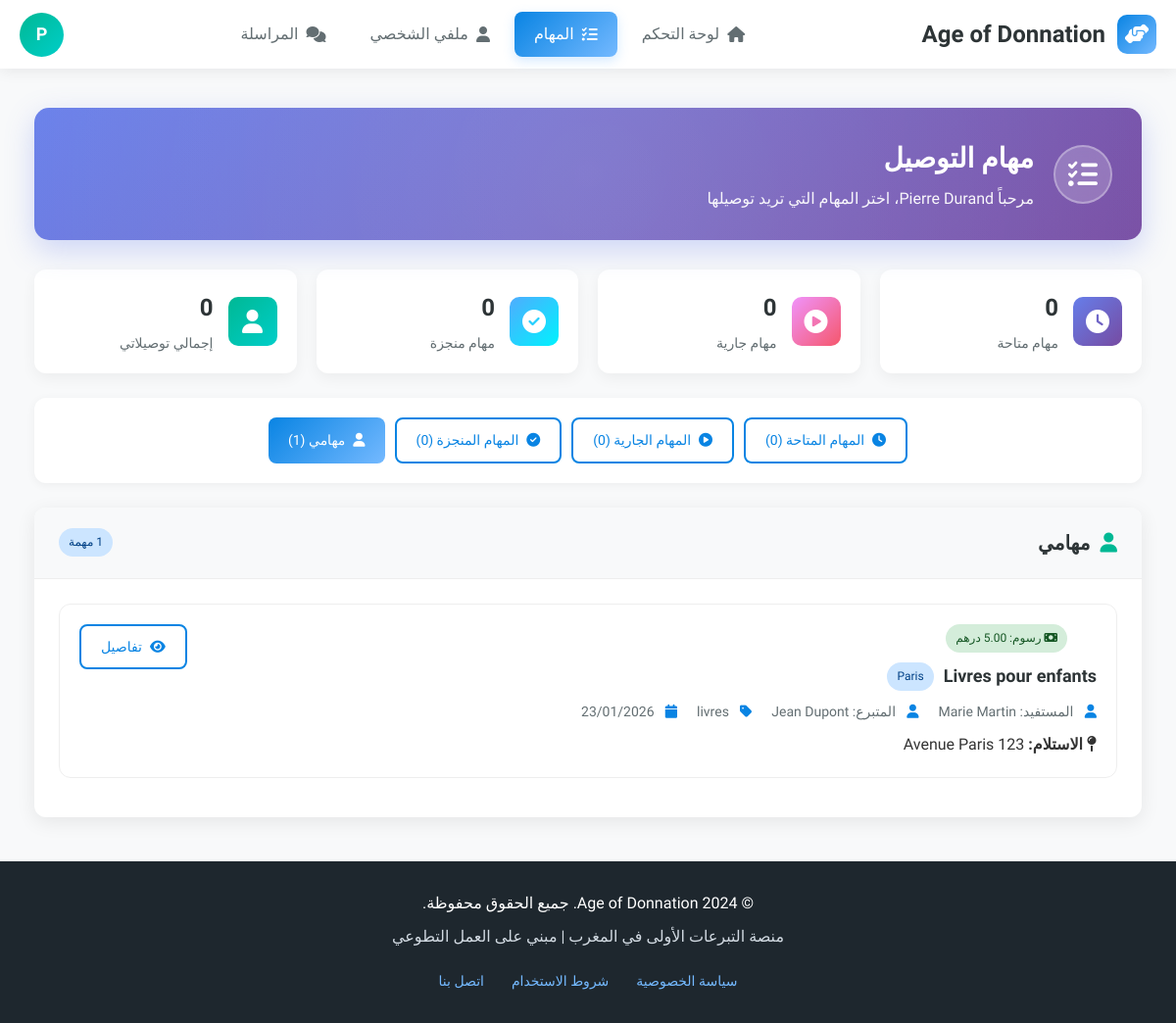
The app's page /livreur/missions.php?filter=mes (signed in) with its own data.
### tables this page shows
CREATE TABLE `users` (
  `id` INT(11) NOT NULL AUTO_INCREMENT,
  `nom` VARCHAR(100) NOT NULL,
  `email` VARCHAR(255) NOT NULL,
  `password` VARCHAR(255) NOT NULL,
  `type` ENUM('donateur','beneficiaire','livreur','admin') NOT NULL,
  `telephone` VARCHAR(20) DEFAULT NULL,
  `adresse` TEXT DEFAULT NULL,
  `ville` VARCHAR(100) DEFAULT NULL,
  `status` ENUM('active','inactive','pending') DEFAULT 'active',
  `reset_token` VARCHAR(100) DEFAULT NULL,
  `reset_expires` DATETIME DEFAULT NULL,
  `created_at` TIMESTAMP NOT NULL DEFAULT CURRENT_TIMESTAMP,
  `updated_at` TIMESTAMP NOT NULL DEFAULT CURRENT_TIMESTAMP ON UPDATE CURRENT_TIMESTAMP,
  PRIMARY KEY (`id`),
  UNIQUE KEY `email` (`email`)
);

CREATE TABLE `livreurs` (
  `user_id` INT(11) NOT NULL,
  `vehicule_type` ENUM('velo','moto','voiture','camion') NOT NULL,
  `plaque_immatriculation` VARCHAR(50) DEFAULT NULL,
  `zone_intervention` TEXT DEFAULT NULL,
  `statut` ENUM('actif','inactif','en_conge') DEFAULT 'actif',
  `note_moyenne` DECIMAL(3,2) DEFAULT 5.00,
  `nombre_livraisons` INT DEFAULT 0,
  `date_activation` DATETIME DEFAULT NULL,
  `documents_verifies` BOOLEAN DEFAULT FALSE,
  `created_at` TIMESTAMP NOT NULL DEFAULT CURRENT_TIMESTAMP,
  `updated_at` TIMESTAMP NOT NULL DEFAULT CURRENT_TIMESTAMP ON UPDATE CURRENT_TIMESTAMP,
  PRIMARY KEY (`user_id`),
  CONSTRAINT `livreurs_ibfk_1`
    FOREIGN KEY (`user_id`) REFERENCES `users` (`id`)
    ON DELETE CASCADE
);

CREATE TABLE `livraisons` (
  `id` INT(11) NOT NULL AUTO_INCREMENT,
  `demande_id` INT(11) NOT NULL,
  `livreur_id` INT(11) DEFAULT NULL,
  `frais_livraison` DECIMAL(10,2) DEFAULT 0.00,
  `code_postal` VARCHAR(10) DEFAULT NULL,
  `ville` VARCHAR(100) DEFAULT NULL,
  `instructions` TEXT DEFAULT NULL,
  `date_livraison` DATETIME DEFAULT NULL,
  `photo_livraison` VARCHAR(255) DEFAULT NULL,
  `signature` VARCHAR(255) DEFAULT NULL,
  `statut` ENUM('en_attente','assignee','en_cours','livree','annulee') DEFAULT 'en_attente',
  `created_at` TIMESTAMP NOT NULL DEFAULT CURRENT_TIMESTAMP,
  PRIMARY KEY (`id`),
  KEY `demande_id` (`demande_id`),
  KEY `livreur_id` (`livreur_id`),
  CONSTRAINT `livraisons_ibfk_1`
    FOREIGN KEY (`demande_id`) REFERENCES `demandes` (`id`)
    ON DELETE CASCADE,
  CONSTRAINT `livraisons_ibfk_2`
    FOREIGN KEY (`livreur_id`) REFERENCES `users` (`id`)
    ON DELETE SET NULL
);

CREATE TABLE `dons` (
  `id` INT(11) NOT NULL AUTO_INCREMENT,
  `donateur_id` INT(11) NOT NULL,
  `titre` VARCHAR(255) NOT NULL,
  `description` TEXT NOT NULL,
  `photo_principale` VARCHAR(255) DEFAULT NULL,
  `categorie` ENUM('vetements','nourriture','meubles','livres','electromenager','divers') NOT NULL,
  `etat` ENUM('neuf','bon_etat','usage') NOT NULL,
  `adresse_retrait` TEXT DEFAULT NULL,
  `ville` VARCHAR(100) DEFAULT NULL,
  `livraison_option` ENUM('none','fifty','full') DEFAULT 'none',
  `statut` ENUM('disponible','reserve','donne','expire') DEFAULT 'disponible',
  `is_deleted` TINYINT(1) DEFAULT 0,
  `deleted_at` TIMESTAMP NULL DEFAULT NULL,
  `created_at` TIMESTAMP NOT NULL DEFAULT CURRENT_TIMESTAMP,
  `updated_at` TIMESTAMP NOT NULL DEFAULT CURRENT_TIMESTAMP ON UPDATE CURRENT_TIMESTAMP,
  PRIMARY KEY (`id`),
  KEY `donateur_id` (`donateur_id`),
  CONSTRAINT `dons_ibfk_1`
    FOREIGN KEY (`donateur_id`) REFERENCES `users` (`id`)
    ON DELETE CASCADE
);

### livreur/missions.php (the view, shortened to what this page needs)
<?php
$database = new Database();
$db = $database->getConnection();
$user_id = $_SESSION['user_id'];
$query_user = "SELECT * FROM users WHERE id = :user_id";
$stmt_user = $db->prepare($query_user);
$stmt_user->bindParam(":user_id", $user_id);
$stmt_user->execute();
$current_user = $stmt_user->fetch(PDO::FETCH_ASSOC);
$query_livreur = "SELECT l.*, u.nom, u.email, u.telephone, u.ville, u.adresse
                 FROM livreurs l
                 INNER JOIN users u ON l.user_id = u.id
                 WHERE l.user_id = :user_id";
$stmt_livreur = $db->prepare($query_livreur);
$stmt_livreur->bindParam(":user_id", $user_id);
$stmt_livreur->execute();
$livreur = $stmt_livreur->fetch(PDO::FETCH_ASSOC);
$filter = isset($_GET['filter']) ? $_GET['filter'] : 'disponibles';
$selected_ville = isset($_GET['ville']) ? $_GET['ville'] : '';
$query = "
    SELECT
        l.id,
        l.demande_id,
        l.livreur_id,
        l.frais_livraison,
        l.statut,
        l.created_at,
        l.ville,
        d.id as don_id,
        d.titre as don_titre,
        d.description as don_description,
        d.categorie,
        d.etat,
        d.adresse_retrait,
        d.ville as don_ville,
        u_benef.id as beneficiaire_id,
        u_benef.nom as beneficiaire_nom,
        u_benef.telephone as beneficiaire_telephone,
        u_benef.adresse as beneficiaire_adresse,
        u_don.nom as donateur_nom,
        u_don.telephone as donateur_telephone,
        de.message_demande
    FROM livraisons l
    INNER JOIN demandes de ON l.demande_id = de.id
    INNER JOIN dons d ON de.don_id = d.id
    INNER JOIN users u_benef ON de.beneficiaire_id = u_benef.id
    INNER JOIN users u_don ON d.donateur_id = u_don.id
    WHERE 1=1
";
$params = [];
if($filter == 'disponibles') {
    $query .= " AND l.livreur_id IS NULL";
    if(!empty($selected_ville)) {
        $query .= " AND d.ville = :ville";
        $params[':ville'] = $selected_ville;
    }
} elseif($filter == 'en_cours') {
    $query .= " AND l.livreur_id = :user_id AND l.statut IN ('assignee', 'en_cours')";
    $params[':user_id'] = $user_id;
} elseif($filter == 'terminees') {
    $query .= " AND l.livreur_id = :user_id AND l.statut = 'livree'";
    $params[':user_id'] = $user_id;
} elseif($filter == 'mes') {
    $query .= " AND l.livreur_id = :user_id";
    $params[':user_id'] = $user_id;
}
$query .= " ORDER BY l.created_at DESC";
$stmt = $db->prepare($query);
foreach($params as $key => $value) {
    $stmt->bindValue($key, $value);
}
$stmt->execute();
$missions = $stmt->fetchAll(PDO::FETCH_ASSOC);
$count_query = "
    SELECT
        COUNT(CASE WHEN l.livreur_id IS NULL THEN 1 END) as disponibles,
        COUNT(CASE WHEN l.livreur_id = :user_id AND l.statut IN ('assignee', 'en_cours') THEN 1 END) as en_cours,
        COUNT(CASE WHEN l.livreur_id = :user_id AND l.statut = 'livree' THEN 1 END) as terminees,
        COUNT(CASE WHEN l.livreur_id = :user_id THEN 1 END) as total_mes
    FROM livraisons l
";
$count_stmt = $db->prepare($count_query);
$count_stmt->bindParam(":user_id", $user_id);
$count_stmt->execute();
$counts = $count_stmt->fetch(PDO::FETCH_ASSOC);
?>
<!DOCTYPE html>
<html lang="fr" dir="rtl">
<head>
    <link rel="stylesheet" href="https://cdnjs.cloudflare.com/ajax/libs/font-awesome/6.4.0/css/all.min.css">
</head>
<body>
    <nav class="navbar">
        <a href="../index.php" class="logo">
            <div class="logo-icon">
                <i class="fas fa-hands-helping"></i>
            </div>
            <span>Age of Donnation</span>
        </a>
        <ul class="nav-links" id="navLinks">
            <li class="nav-item"><a href="dashboard.php" class="nav-link"><i class="fas fa-home"></i> لوحة التحكم</a></li>
            <li class="nav-item"><a href="missions.php" class="nav-link active"><i class="fas fa-tasks"></i> المهام</a></li>
            <li class="nav-item"><a href="profile.php" class="nav-link"><i class="fas fa-user"></i> ملفي الشخصي</a></li>
            <li class="nav-item"><a href="messagerie.php" class="nav-link"><i class="fas fa-comments"></i> المراسلة</a></li>
        </ul>
        <div class="user-menu">
            <div class="user-avatar" onclick="toggleDropdown()">
                <?php echo strtoupper(substr($current_user['nom'], 0, 1)); ?>
            </div>
        </div>
    </nav>
    <div class="main-content">
        <div class="container">
            <div class="welcome-section">
                <div class="welcome-content">
                    <div class="welcome-icon">
                        <i class="fas fa-tasks"></i>
                    </div>
                    <div class="welcome-text">
                        <h1>مهام التوصيل</h1>
                        <p>مرحباً <?php echo htmlspecialchars($current_user['nom']); ?>، اختر المهام التي تريد توصيلها</p>
                    </div>
                </div>
            </div>
            <div class="stats-grid">
                <div class="stat-card">
                    <div class="stat-icon" style="background: linear-gradient(135deg, #667eea, #764ba2);">
                        <i class="fas fa-clock"></i>
                    </div>
                    <div class="stat-content">
                        <h3><?php echo $counts['disponibles'] ?? 0; ?></h3>
                        <p>مهام متاحة</p>
                    </div>
                </div>
                <div class="stat-card">
                    <div class="stat-icon" style="background: linear-gradient(135deg, #f093fb, #f5576c);">
                        <i class="fas fa-play-circle"></i>
                    </div>
                    <div class="stat-content">
                        <h3><?php echo $counts['en_cours'] ?? 0; ?></h3>
                        <p>مهام جارية</p>
                    </div>
                </div>
                <div class="stat-card">
                    <div class="stat-icon" style="background: linear-gradient(135deg, #4facfe, #00f2fe);">
                        <i class="fas fa-check-circle"></i>
                    </div>
                    <div class="stat-content">
                        <h3><?php echo $counts['terminees'] ?? 0; ?></h3>
                        <p>مهام منجزة</p>
                    </div>
                </div>
                <div class="stat-card">
                    <div class="stat-icon" style="background: linear-gradient(135deg, #00b894, #00cec9);">
                        <i class="fas fa-user"></i>
                    </div>
                    <div class="stat-content">
                        <h3><?php echo $livreur['nombre_livraisons'] ?? 0; ?></h3>
                        <p>إجمالي توصيلاتي</p>
                    </div>
                </div>
            </div>
            <div class="filters">
                <div style="display: flex; gap: 10px; flex-wrap: wrap; justify-content: center;">
                    <a href="?filter=disponibles<?php echo !empty($selected_ville) ? '&ville='.urlencode($selected_ville) : ''; ?>"
                       class="btn <?php echo $filter == 'disponibles' ? 'btn-primary' : 'btn-outline'; ?>">
                        <i class="fas fa-clock"></i> المهام المتاحة (<?php echo $counts['disponibles'] ?? 0; ?>)
                    </a>
                    <a href="?filter=en_cours" class="btn <?php echo $filter == 'en_cours' ? 'btn-primary' : 'btn-outline'; ?>">
                        <i class="fas fa-play-circle"></i> المهام الجارية (<?php echo $counts['en_cours'] ?? 0; ?>)
                    </a>
                    <a href="?filter=terminees" class="btn <?php echo $filter == 'terminees' ? 'btn-primary' : 'btn-outline'; ?>">
                        <i class="fas fa-check-circle"></i> المهام المنجزة (<?php echo $counts['terminees'] ?? 0; ?>)
                    </a>
                    <a href="?filter=mes" class="btn <?php echo $filter == 'mes' ? 'btn-primary' : 'btn-outline'; ?>">
                        <i class="fas fa-user"></i> مهامي (<?php echo $counts['total_mes'] ?? 0; ?>)
                    </a>
                </div>
            </div>
            <div class="card">
                <div class="card-header">
                    <h3>
                        <?php
                        switch($filter) {
                            case 'mes':
                                echo '<i class="fas fa-user" style="color: #00b894;"></i> مهامي';
                                break;
                        }
                        ?>
                    </h3>
                    <span class="badge badge-primary"><?php echo count($missions); ?> مهمة</span>
                </div>
                <div class="card-body">
                    <?php if(empty($missions)): ?>
                        <div class="empty-state">
                            <i class="fas fa-box-open"></i>
                            <h3>لا توجد مهام</h3>
                            <p>
                                <?php
                                if($filter == 'disponibles') {
                                    echo 'لا توجد مهام متاحة حالياً';
                                } elseif($filter == 'en_cours') {
                                    echo 'ليس لديك مهام جارية';
                                } elseif($filter == 'terminees') {
                                    echo 'لم تقم بإنجاز أي مهمة بعد';
                                } else {
                                    echo 'لا توجد مهام';
                                }
                                ?>
                            </p>
                            <?php if($filter != 'disponibles'): ?>
                                <a href="?filter=disponibles" class="btn btn-primary" style="margin-top: 15px;">
                                    <i class="fas fa-clock"></i> عرض المهام المتاحة
                                </a>
                            <?php endif; ?>
                        </div>
                    <?php else: ?>
                        <?php foreach($missions as $mission):
                            $card_class = '';
                            $status_text = '';
                            $status_badge = '';
                        ?>
                            <div class="mission-card <?php echo $card_class; ?>">
                                <div class="mission-info">
                                    <div style="display: flex; align-items: center; gap: 10px; margin-bottom: 10px; flex-wrap: wrap;">
                                        <span class="badge <?php echo $status_badge; ?>"><?php echo $status_text; ?></span>
                                        <?php if($mission['frais_livraison'] > 0): ?>
                                            <span class="badge badge-success">
                                                <i class="fas fa-money-bill"></i> رسوم: <?php echo number_format($mission['frais_livraison'], 2); ?> درهم
                                            </span>
                                        <?php endif; ?>
                                    </div>
                                    <h3>
                                        <?php echo htmlspecialchars($mission['don_titre']); ?>
                                        <span class="badge badge-primary"><?php echo htmlspecialchars($mission['ville'] ?: $mission['don_ville']); ?></span>
                                    </h3>
                                    <div class="mission-details">
                                        <span><i class="fas fa-user"></i> المستفيد: <?php echo htmlspecialchars($mission['beneficiaire_nom']); ?></span>
                                        <span><i class="fas fa-user"></i> المتبرع: <?php echo htmlspecialchars($mission['donateur_nom']); ?></span>
                                        <span><i class="fas fa-tag"></i> <?php echo htmlspecialchars($mission['categorie']); ?></span>
                                        <span><i class="fas fa-calendar"></i> <?php echo date('d/m/Y', strtotime($mission['created_at'])); ?></span>
                                    </div>
                                    <div style="margin-top: 8px;">
                                        <i class="fas fa-map-pin"></i>
                                        <strong>الاستلام:</strong> <?php echo htmlspecialchars($mission['adresse_retrait']); ?>
                                    </div>
                                </div>
                                <div class="mission-actions">
                                    <a href="mission-details.php?id=<?php echo $mission['id']; ?>" class="btn btn-outline">
                                        <i class="fas fa-eye"></i> تفاصيل
                                    </a>
                                </div>
                            </div>
                        <?php endforeach; ?>
                    <?php endif; ?>
                </div>
            </div>
        </div>
    </div>
</body>
</html>
<?php
include '../includes/footer.php'; ?>

### records on screen
users: nom "P", nom "Pierre Durand"
livreurs: nombre_livraisons "0"
livraisons: dons.titre "Livres pour enfants", ville "Paris", users.nom "Marie Martin", users.nom "Jean Dupont", dons.categorie "livres", created_at "23/01/2026", dons.adresse_retrait "123 Avenue Paris"

### other values on screen
$counts['disponibles'] "0"
$counts['en_cours'] "0"
$counts['terminees'] "0"
$counts['total_mes'] "1"
